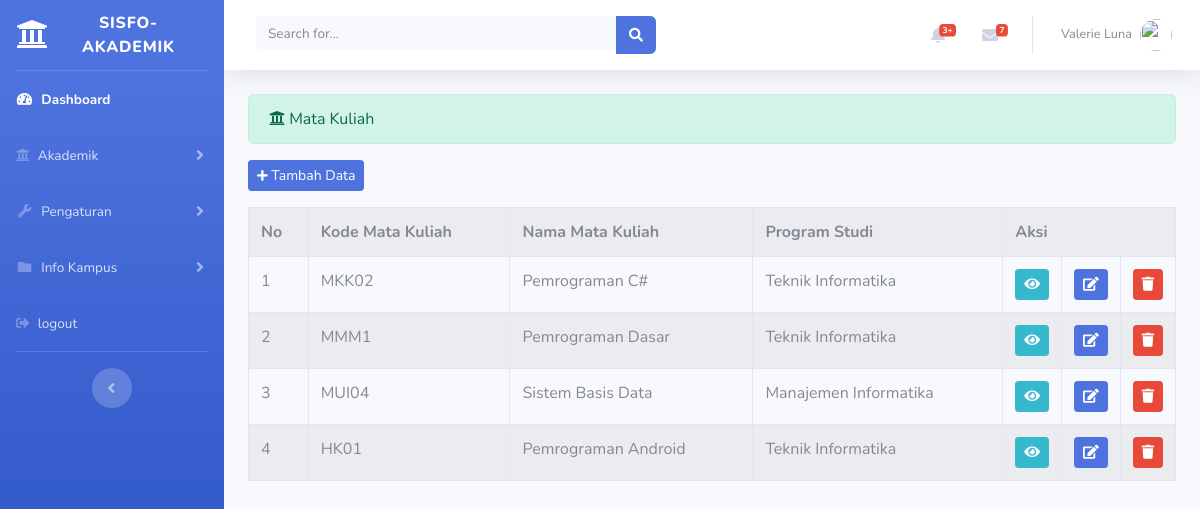
/index.php/administrator/matakuliah, run on the app's committed database.
### tables this page shows
CREATE TABLE `matakuliah` (
  `kode_matakuliah` varchar(10) NOT NULL,
  `nama_matakuliah` varchar(100) NOT NULL,
  `sks` int(5) NOT NULL,
  `semester` int(10) NOT NULL,
  `nama_prodi` varchar(100) NOT NULL
);

### application/controllers/administrator/matakuliah.php (called while the page is built, shortened)
<?php
class Matakuliah extends CI_Controller{
	public function index()
	{
		$data['matakuliah'] = $this->matakuliah_model->tampil_data('matakuliah')->result();
		$this->load->view('templates_administrator/header');
		$this->load->view('templates_administrator/sidebar');
		$this->load->view('administrator/matakuliah', $data);
		$this->load->view('templates_administrator/footer');
	}
}

### index.php (called while the page is built, shortened)
<?php
require_once BASEPATH.'core/CodeIgniter.php';

### application/models/matakuliah_model.php (called while the page is built, shortened)
<?php
class Matakuliah_model extends CI_Model{
	public function tampil_data($table)
	{
		return $this->db->get($table);
	}
}

### application/views/administrator/matakuliah.php (the view, shortened to what this page needs)
<div class="container-fluid">
	<div class="alert alert-success" role="alert">
		<i class="fas fa-university"></i> Mata Kuliah
  	</div>
  	<?php echo anchor('administrator/matakuliah/tambah_matakuliah','<button class="btn btn-sm btn-primary mb-3"><i class="fas fa-plus fa-sm"></i> Tambah Data</button>') ?>
	<table class="table table-bordered table-striped table-hover">
		<tr>
			<th>No</th>
			<th>Kode Mata Kuliah</th>
			<th>Nama Mata Kuliah</th>
			<th>Program Studi</th>
			<th colspan="3">Aksi</th>
		</tr>
		<?php
		$no = 1;
		foreach($matakuliah as $mk) : ?>
			<tr>
				<td><?php echo $no++ ?></td>
				<td><?php echo $mk->kode_matakuliah ?></td>
				<td><?php echo $mk->nama_matakuliah ?></td>
				<td><?php echo $mk->nama_prodi ?></td>
				<td width="20px"><?php echo anchor('administrator/matakuliah/detail/'.$mk->kode_matakuliah,'<div class="btn btn-sm btn-info"><i class="fa fa-eye"></i></div>') ?></td>
				<td width="20px"><?php echo anchor('administrator/matakuliah/update/'.$mk->kode_matakuliah,'<div class="btn btn-sm btn-primary"><i class="fa fa-edit"></i></div>') ?></td>
  				<td width="20px"><?php echo anchor('administrator/matakuliah/delete/'.$mk->kode_matakuliah,'<div class="btn btn-sm btn-danger"><i class="fa fa-trash"></i></div>') ?></td>
			</tr>
		<?php endforeach; ?>
	</table>
</div>

### data on the page
matakuliah: kode_matakuliah "MKK02", nama_matakuliah "Pemrograman C#", nama_prodi "Teknik Informatika"
matakuliah: kode_matakuliah "MMM1", nama_matakuliah "Pemrograman Dasar", nama_prodi "Teknik Informatika"
matakuliah: kode_matakuliah "MUI04", nama_matakuliah "Sistem Basis Data", nama_prodi "Manajemen Informatika"
matakuliah: kode_matakuliah "HK01", nama_matakuliah "Pemrograman Android", nama_prodi "Teknik Informatika"
